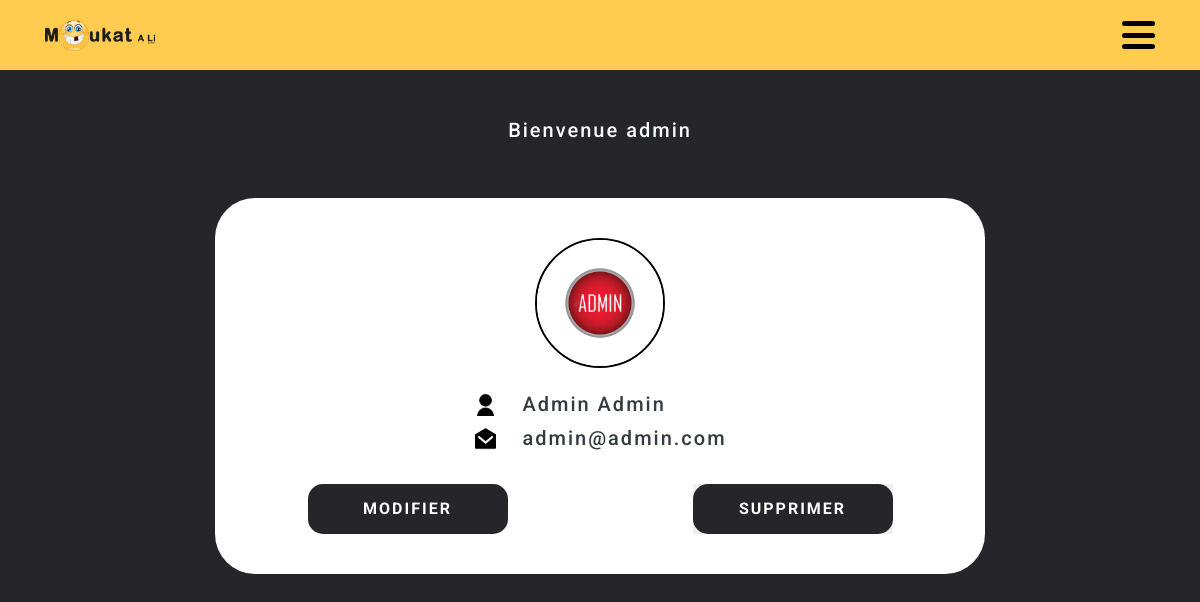
Screenshot of /pages/user/profile.php (signed in) with the database file from the repository.
### tables this page shows
CREATE TABLE `users` (
  `id` int(10) UNSIGNED NOT NULL,
  `pseudo` varchar(255) NOT NULL,
  `avatar` varchar(255) DEFAULT NULL,
  `last_name` varchar(255) NOT NULL,
  `first_name` varchar(255) NOT NULL,
  `email` varchar(100) NOT NULL,
  `password` varchar(200) NOT NULL,
  `role` varchar(100) NOT NULL,
  `created_at` timestamp NOT NULL DEFAULT CURRENT_TIMESTAMP ON UPDATE CURRENT_TIMESTAMP,
  `delete_account` tinyint(1) NOT NULL DEFAULT '0'
);

### src/controller/user-function.php (called while the page is built, shortened)
<?php
function readUserById( $id ) {
    global $db_connect;
    $requete = "SELECT * from moukatali.users WHERE id = '$id' ";
    $stmt = $db_connect->query($requete);
    $stmt->execute();
    $user = $stmt->fetch( PDO::FETCH_ASSOC );
    return $user;
}
?>

### src/pages/user/profile.php (the view, shortened to what this page needs)
<?php
require ROOT_PATH . '/config/database.php';
require ROOT_PATH . '/src/controller/user-function.php';
$user = readUserById( $_SESSION['user']['id'] );
include ('../../layout/head.php');
?>
</head>
    <body>
        <header class="header-main ">
            <div class="container">
            <nav class="navigation d-flex align-items-center justify-content-between">
                <a class="navbar-brand" href=<?= BASE_URL . "/src/index.php" ?>>
                    <img src=<?= BASE_URL . "/public/images/logo.png" ?> alt="Logo Moukat A Li">
                </a>
                <div class="menu-toggle">
                    <span class="position"></span>
                    <span class="position"></span>
                    <span class="position mb-0"></span>
                </div>
            </nav>
            </div>
        </header>
        <section>
            <div class="container py-5 text-center">
                <h5 class="text-light">Bienvenue <?php echo $user['pseudo']; ?></h5>
            </div>
            <div class="container col-lg-8 col-md-8 d-flex justify-content-center">
                <div id="user_info">
                    <div class="row">
                        <div class="col-12 text-center mb-4">
                            <img id="img_avatar" src=<?php echo BASE_URL . '/public/images/uploads/avatar/' . $user['avatar']; ?> alt="" class="img-fluid">
                        </div>
                    </div>
                    <div class="col  d-flex justify-content-around  text-dark">
                        <div class="justify-content-around">
                            <h5><img src=<?= BASE_URL . "/public/images/icones/user-fill.png" ?> class="icon-size mr-4" /><?php echo ($user['last_name']) ?>&nbsp;<?php echo ($user['first_name']) ?></h5>
                            <h5><img src=<?= BASE_URL . "/public/images/icones/mail-open-fill.png" ?> class="icon-size mr-4" /><?php echo ($user['email']) ?></h5>
                        </div>
                    </div>
                    <div class="d-flex flex-column flex-md-row text-center align-items-center justify-content-md-around mt-4">
                        <a class="btn btn-profil text-uppercase font-weight-bold mb-3 mb-md-0" href=<?php echo BASE_URL . '/src/pages/user/update-user.php' ?> type="submit" role="button">Modifier</a>
                        <div class="btn1 ">
                            <div class="btn1-back ">
                                <p>Est tu certain de vouloir supprimer ton compte? Cette action est irreversible !</p>
                            </div>
                            <div class="btn1-front text-uppercase font-weight-bold">Supprimer </div>
                        </div>
                    </div>
                </div>
            </div>
        </section>
    </body>
    </html>

### public/css/styleGreg.css (style rules this page uses)
.btn-profil { background-color: #26252A; padding: 0.3em; color: #FFFFFF; border-radius: 15px; width: 200px; height: 50px; line-height: 38px; }
#user_info { width: 100%; background-color:white; padding-top: 40px; padding-bottom: 40px; border-radius: 5vh; }
#img_avatar { width: 130px!important; height: 130px!important; border-radius: 5rem!important; border:solid black 2px; }
.icon-size { width: 25px!important; }

### public/css/styleDav.css (style rules this page uses)
body { font-family: 'Roboto', sans-serif; background-color: #26252A; color: #26252A; letter-spacing: 2px!important; }

### public/css/btn-sup-modal.css (style rules this page uses)
.btn1 { display: block; position: relative; border-radius: 15px; width: 200px; height: 50px; transition: width 0.8s cubic-bezier(0.23, 1, 0.32, 1), height 0.8s cubic-bezier(0.23, 1, 0.32, 1), transform 0.8s cubic-bezier(0.175, 0.885, 0.32, 1.275); transform-style: preserve-3d; transform-origin: 50% 50%; text-align: center; }
.btn1-front { position: absolute; display: block; width: 100%; height: 100%; line-height: 50px; background-color: #26252A; border-radius: 15px; color: #fff; cursor: pointer; backface-visibility: hidden; -webkit-tap-highlight-color: rgba(0, 0, 0, 0); transition: background 0.15s ease, line-height 0.8s cubic-bezier(0.23, 1, 0.32, 1); }
.btn1-back { position: absolute; width: 100%; height: 100%; background-color: #eee; color: #222; transform: translateZ(-2px) rotateX(180deg); overflow: hidden; transition: box-shadow 0.8s ease; }
.btn1-back p { margin-top: 27px; margin-bottom: 25px; }

### public/css/mon-style.css (style rules this page uses)
body { font-family: 'Roboto', sans-serif; background-color: #26252A; color: #26252A; letter-spacing: 2px!important; }
section { padding-bottom: 1.875em; }
.header-main { background-color: #FFCC50; padding: 0.625em 0; }
nav { height: 50px; }
nav img { width: 110px; }
.menu-toggle { display: block; position: relative; z-index: 1; user-select: none; -webkit-user-select: none; }
.menu-toggle span { display: block; position: relative; width: 33px; height: 5px; background-color: #000; margin-bottom: 0.4em; z-index: 3; border-radius: 5px; transform-origin: 0 0; transition: transform 0.5s cubic-bezier(0.77,0.2,0.05,1.0), background-color 0.5s cubic-bezier(0.77,0.2,0.05,1.0), opacity 0.55s ease; }

### rows the page displays
users: pseudo "admin", avatar (picture), last_name "Admin", first_name "Admin", email "admin@admin.com"
